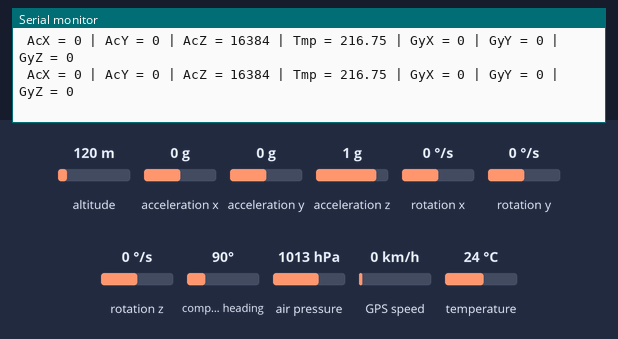
This program was run on a simulated ESP32. On the bench: the last lines printed to the serial monitor. Wiring (inferred from the names in the program): MPU-6050 motion sensor at I2C address 0x68. Inputs (shaded band) come from the test bench; at power-on: temperature 24 °C, altitude 120 m, acceleration x 0 g, acceleration y 0 g, acceleration z 1 g, rotation x 0 °/s, rotation y 0 °/s, rotation z 0 °/s, compass heading 90°, air pressure 1013 hPa, GPS speed 0 km/h. The GPS gets a fix after 3 s at 37.7749, -122.4194 with 8 satellites.

Above: at 6.0 s.
6.1 s: temperature set to 10.6 °C
At 6.25 s:
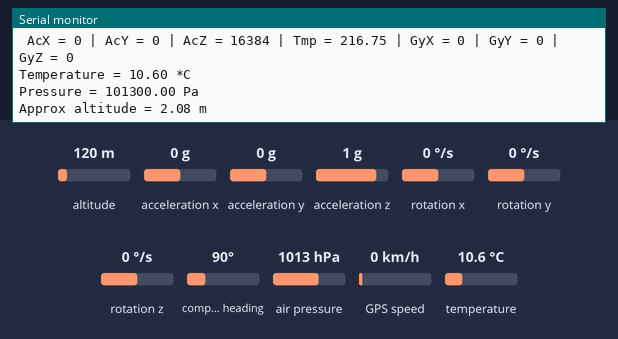
7.6 s: temperature set to 9.5 °C
At 8.57 s:
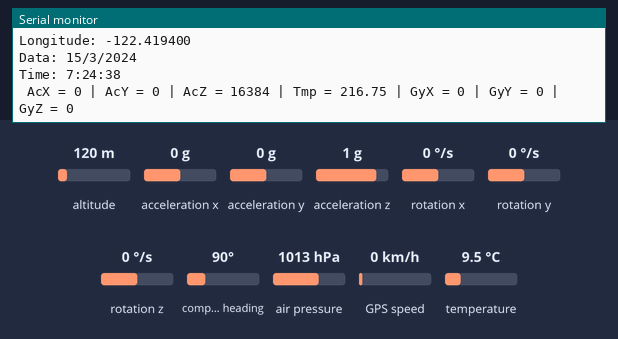
Timing chart, 0 to 10.6 s (numbered marks = the images above; inputs shaded):
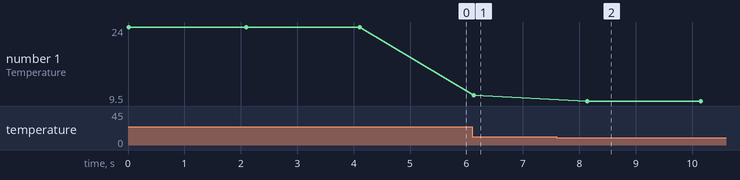

The program:

main.cpp
```cpp
#include <iostream>
#include <Arduino.h>
#include <Adafruit_BMP280.h>
#include <TinyGPS++.h>
#include <SoftwareSerial.h>
#include <Wire.h>
#include "freertos/FreeRTOS.h"
#include "freertos/task.h"

#define BMP_SCK  (13)
#define BMP_MISO (12)
#define BMP_MOSI (11)
#define BMP_CS   (10)

Adafruit_BMP280 bmp; // I2C

// MPU6050 Constants
const int MPU = 0x68;
int AcX, AcY, AcZ, Tmp, GyX, GyY, GyZ;

// GPS Constants
int RXPin = 16;
int TXPin = 17;
int GPSBaud = 9600;
TinyGPSPlus gps;
SoftwareSerial gpsSerial(RXPin, TXPin);

void dmpu (void * pvParameters)
{
  while(1)
  {
    // MPU6050 Sensor Reading
  Wire.beginTransmission(MPU);
  Wire.write(0x3B);
  Wire.endTransmission(0);
  Wire.requestFrom(MPU, 14, 1);
  AcX = Wire.read() << 8 | Wire.read();
  AcY = Wire.read() << 8 | Wire.read();
  AcZ = Wire.read() << 8 | Wire.read();
  Tmp = Wire.read() << 8 | Wire.read();
  GyX = Wire.read() << 8 | Wire.read();
  GyY = Wire.read() << 8 | Wire.read();
  GyZ = Wire.read() << 8 | Wire.read();
  Serial.print(" AcX = ");
  Serial.print(AcX);
  Serial.print(" | AcY = ");
  Serial.print(AcY);
  Serial.print(" | AcZ = ");
  Serial.print(AcZ);
  Serial.print(" | Tmp = ");
  Serial.print(Tmp / 340.00 + 36.53);
  Serial.print(" | GyX = ");
  Serial.print(GyX);
  Serial.print(" | GyY = ");
  Serial.print(GyY);
  Serial.print(" | GyZ = ");
  Serial.println(GyZ);
  delay(300);
  }
}

void dbmp (void * pvParameters)
{
  while(1)
  {
    // BMP280 Sensor Reading
  if (bmp.takeForcedMeasurement()) {
    Serial.print(F("Temperature = "));
    Serial.print(bmp.readTemperature());
    Serial.println(" *C");

    Serial.print(F("Pressure = "));
    Serial.print(bmp.readPressure());
    Serial.println(" Pa");

    Serial.print(F("Approx altitude = "));
    Serial.print(bmp.readAltitude(1013.25));
    Serial.println(" m");

    Serial.println();
    delay(2000);
  } else {
    Serial.println("Forced measurement failed!");
  }

  }
}


void displayGPSInfo() {
  if (gps.location.isValid()) {
    Serial.print("Latitude: ");
    Serial.println(gps.location.lat(), 6);
    Serial.print("Longitude: ");
    Serial.println(gps.location.lng(), 6);
  } else {
    Serial.println("Não detectamos a localização");
  }

  Serial.print("Data: ");
  if (gps.date.isValid()) {
    Serial.print(gps.date.day());
    Serial.print("/");
    Serial.print(gps.date.month());
    Serial.print("/");
    Serial.println(gps.date.year());
  } else {
    Serial.println("Erro");
  }

  Serial.print("Time: ");
  if (gps.time.isValid()) {
    if (gps.time.hour() < 10)
      Serial.print(F("0"));
    Serial.print(gps.time.hour() - 3);
    Serial.print(":");
    if (gps.time.minute() < 10)
      Serial.print(F("0"));
    Serial.print(gps.time.minute());
    Serial.print(":");
    if (gps.time.second() < 10)
      Serial.print(F("0"));
    Serial.print(gps.time.second());
  } else {
    Serial.println("Não detectamos o horário atual");
  }

  Serial.println();
  Serial.println();
  delay(1000);
}

void dgps (void * pvParameters)
{
  while(1)
  {
      // GPS Reading
  while (gpsSerial.available() > 0) {
    if (gps.encode(gpsSerial.read())) {
      displayGPSInfo();
    }
  }

  if (millis() > 5000 && gps.charsProcessed() < 10) {
    Serial.println("Sinal GPS não detectado");
    while (true) delay(10);
  }
  }
}

void setup() {
  Serial.begin(9600);
  Wire.begin();
  Wire.beginTransmission(MPU);
  Wire.write(0x6B);
  Wire.write(0);
  Wire.endTransmission(1);

  if (!bmp.begin(0x76)) {
    Serial.println(F("Could not find a valid BMP280 sensor, check wiring or try a different address!"));
    while (1) delay(10);
  }

  bmp.setSampling(Adafruit_BMP280::MODE_FORCED, Adafruit_BMP280::SAMPLING_X2, Adafruit_BMP280::SAMPLING_X16, Adafruit_BMP280::FILTER_X16, Adafruit_BMP280::STANDBY_MS_500);

  gpsSerial.begin(GPSBaud);

  xTaskCreate(dmpu, "dados mpu", 3000, NULL, 1, NULL);
  xTaskCreate(dbmp, "dados bmp", 3000, NULL, 1, NULL);
  xTaskCreate (dgps, "dados gps", 3000, NULL, 1, NULL);
}

void loop()
{

}
```

Measured:
- the behaviour switches between 10 and 9.9 °C on temperature (found by bisection; images 1 and 2)
- after the input at 6.1 s, the serial monitor: prints a new line at once (image 1)
- after the input at 7.6 s, the serial monitor: prints a new line after 0.54 s (image 2)
- plotted number 1: 24 → 10.6 after the input at 6.1 s, 10.6 → 9.5 after the input at 7.6 s
